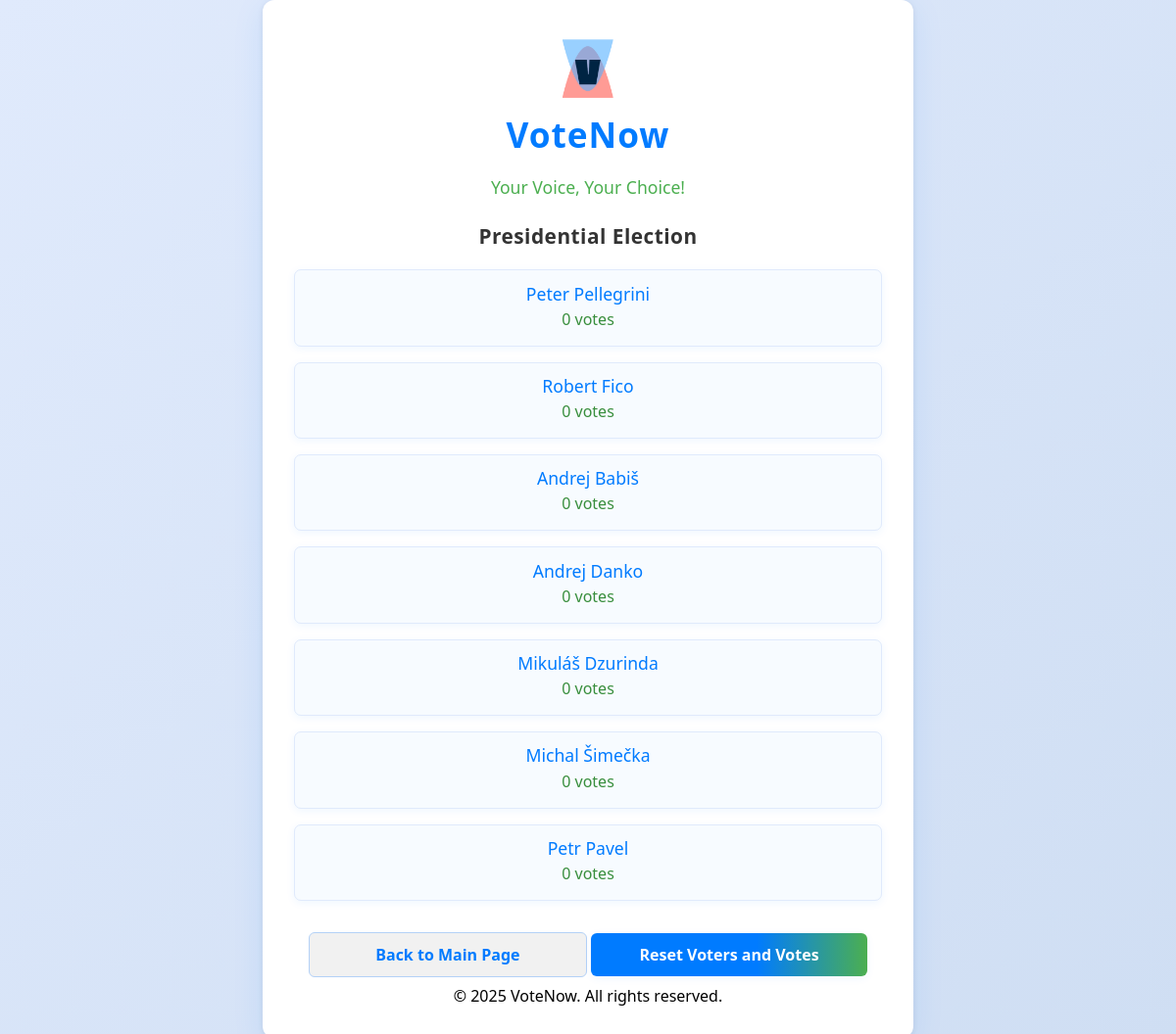
Page /3/results/ (signed in) on the earlier database version.
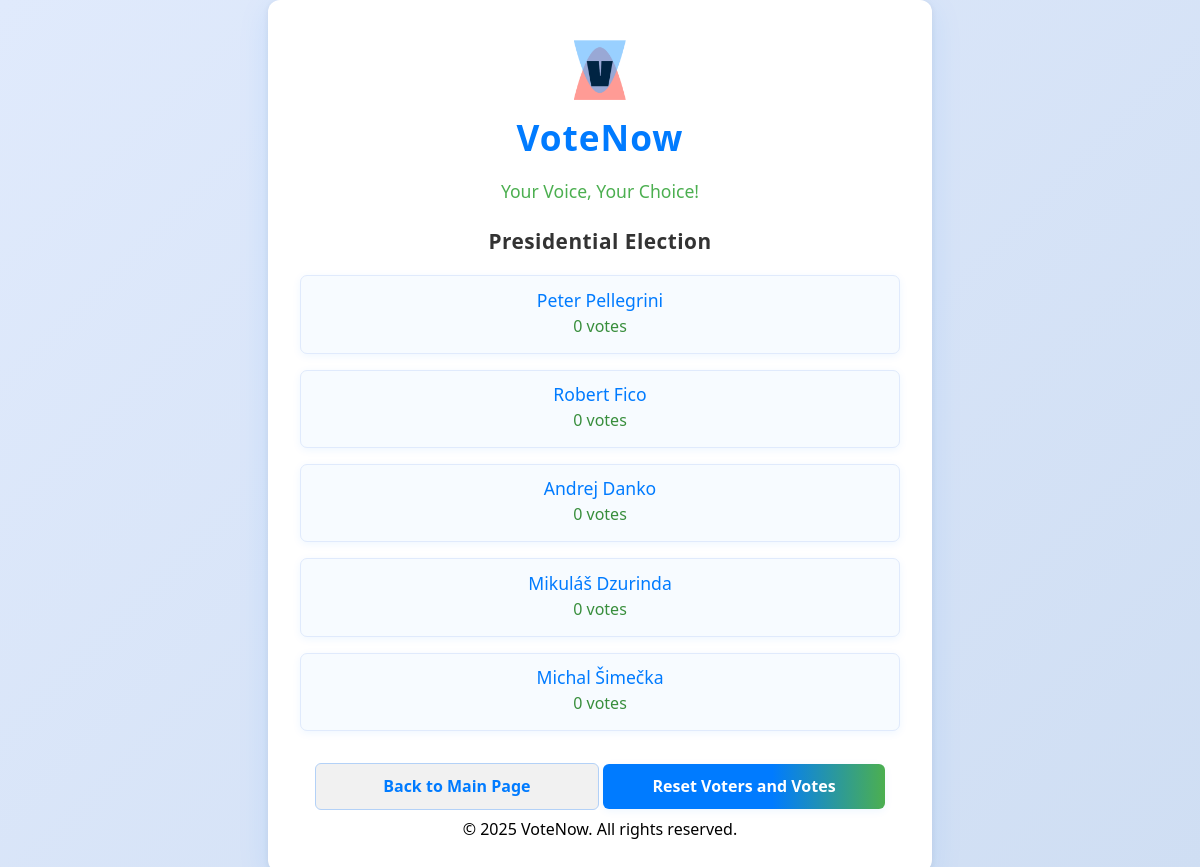
Same page on the later database version.
### polls/models.py (models this page shows, shortened)
class Choice(models.Model):
    question = models.ForeignKey(Question, on_delete=models.CASCADE)
    choice_text = models.CharField(max_length=200)
    votes = models.IntegerField(default=0)
    voters = models.ManyToManyField(User, related_name="voted_choices", blank=True)

### polls/views.py (the view)
# urls.py: path("<int:question_id>/results/", views.results, name="results"),
@login_required
def results(request, question_id):
    question = get_object_or_404(Question, pk=question_id)
    return render(request, 'polls/results.html', {'question': question})

### polls/templates/polls/results.html (shortened to what this page needs)
{% load static %}
<!DOCTYPE html>
<html lang="en">
<head>
    <link rel="stylesheet" href="{% static 'polls/r-styles.css' %}">
</head>
<body>
    <div class="container">
        <div class="site-header">
            <img src="{% static 'polls/vote-logo.png' %}" alt="VoteNow Logo" class="logo" />
            <h1>VoteNow</h1>
            <p class="tagline">Your Voice, Your Choice!</p>
        </div>
        <h2 class="results-title">{{ question.question_text }}</h2>
        <ul class="results-list">
        {% for choice in question.choice_set.all %}
            <li class="result-choice">
                <span class="choice-text">{{ choice.choice_text }}</span>
                <span class="votes">{{ choice.votes }} vote{{ choice.votes|pluralize }}</span>
            </li>
        {% endfor %}
        </ul>
        <a href="{% url 'polls:index' %}" class="button secondary">Back to Main Page</a>
        {% if user.is_staff %}
            <a href="{% url 'polls:reset_voters' question.id %}" class="button">Reset Voters and Votes</a>
        {% endif %}
        <br>
        &copy; 2025 VoteNow. All rights reserved.
    </div>
</body>
</html>

Differences in the rows shown:
removed Choice: choice_text "Andrej Babiš", votes "0"
removed Choice: choice_text "Petr Pavel", votes "0"
